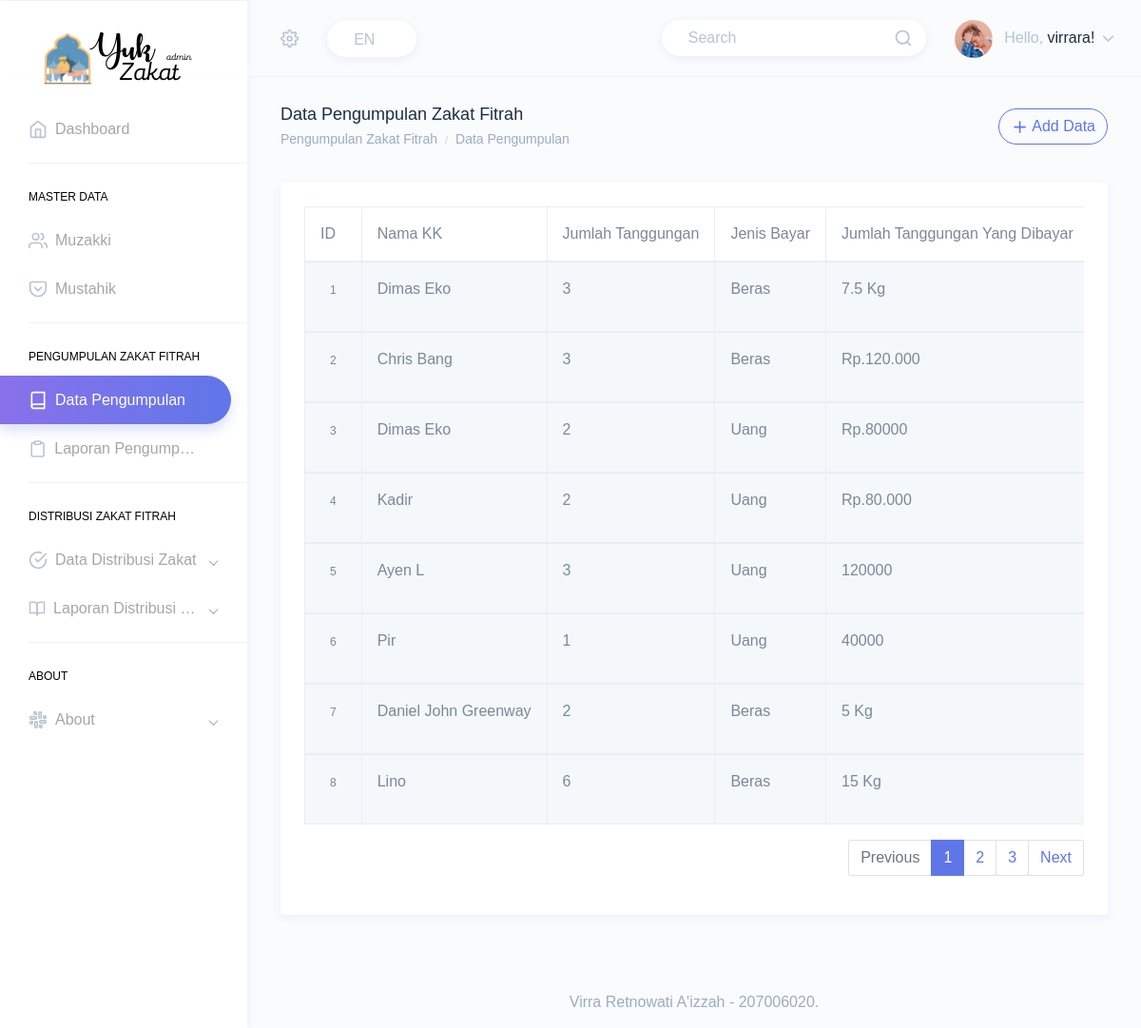
The page /html/pengumpulan-zakat.php (signed in) on the database its author committed.
### tables this page shows
CREATE TABLE `bayarzakat` (
  `id_zakat` int(11) NOT NULL,
  `nama_KK` varchar(100) NOT NULL,
  `jumlah_tanggungan` int(10) NOT NULL,
  `jenis_bayar` enum('Beras','Uang') NOT NULL,
  `jumlah_tanggunganyangdibayar` varchar(100) NOT NULL,
  `bayar_beras` float NOT NULL,
  `bayar_uang` int(11) NOT NULL
);

### html/pengumpulan-zakat.php (the view, shortened to what this page needs)
<!DOCTYPE html>
<html dir="ltr" lang="en">
<head>
    <link href="../dist/css/style.min.css" rel="stylesheet">
</head>
<body>
    <div id="main-wrapper" data-theme="light" data-layout="vertical" data-navbarbg="skin6" data-sidebartype="full" data-sidebar-position="fixed" data-header-position="fixed" data-boxed-layout="full">
        <header class="topbar" data-navbarbg="skin6">
            <nav class="navbar top-navbar navbar-expand-md">
                <div class="navbar-header" data-logobg="skin6">
                    <div class="navbar-brand">
                        <a href="\zakatfitrah/index.php">
                            <b class="logo-icon">
                                <img src="../assets/images/logo1.png" alt="homepage" class="dark-logo" />
                            </b>
                        </a>
                    </div>
                </div>
                <div class="navbar-collapse collapse" id="navbarSupportedContent">
                    <ul class="navbar-nav float-left mr-auto ml-3 pl-1">
                        <li class="nav-item dropdown">
                            <a class="nav-link dropdown-toggle" href="#" id="navbarDropdown" role="button"
                                data-toggle="dropdown" aria-haspopup="true" aria-expanded="false">
                                <i data-feather="settings" class="svg-icon"></i>
                            </a>
                        </li>
                        <li class="nav-item d-none d-md-block">
                            <a class="nav-link" href="javascript:void(0)">
                                <div class="customize-input">
                                    <select
                                        class="custom-select form-control bg-white custom-radius custom-shadow border-0">
                                        <option selected>EN</option>
                                    </select>
                                </div>
                            </a>
                        </li>
                    </ul>
                    <ul class="navbar-nav float-right">
                        <li class="nav-item d-none d-md-block">
                            <a class="nav-link" href="javascript:void(0)">
                                <form>
                                    <div class="customize-input">
                                        <input class="form-control custom-shadow custom-radius border-0 bg-white"
                                            type="search" placeholder="Search" aria-label="Search">
                                        <i class="form-control-icon" data-feather="search"></i>
                                    </div>
                                </form>
                            </a>
                        </li>
                        <li class="nav-item dropdown">
                            <a class="nav-link dropdown-toggle" href="javascript:void(0)" data-toggle="dropdown"
                                aria-haspopup="true" aria-expanded="false">
                                <img src="../assets/images/users/profile-pic.jpg" alt="user" class="rounded-circle"
                                    width="40">
                                <span class="ml-2 d-none d-lg-inline-block"><span>Hello,</span> <span
                                        class="text-dark"><?php echo "" . $_SESSION['username'] ."!". ""; ?></span> <i data-feather="chevron-down"
                                        class="svg-icon"></i></span>
                            </a>
                        </li>
                    </ul>
                </div>
            </nav>
        </header>
        <aside class="left-sidebar" data-sidebarbg="skin6">
            <div class="scroll-sidebar" data-sidebarbg="skin6">
                <nav class="sidebar-nav">
                    <ul id="sidebarnav">
                        <li class="sidebar-item"> <a class="sidebar-link sidebar-link" href="\zakatfitrah/index.php"
                                aria-expanded="false"><i data-feather="home" class="feather-icon"></i><span
                                    class="hide-menu">Dashboard</span></a></li>
                        <li class="list-divider"></li>
                        <li class="nav-small-cap"><span class="hide-menu">Master Data</span></li>
                        <li class="sidebar-item"> <a class="sidebar-link" href="muzakki.php"
                                aria-expanded="false"><i data-feather="users" class="feather-icon"></i><span
                                    class="hide-menu">Muzakki
                                </span></a>
                        </li>
                        <li class="sidebar-item"> <a class="sidebar-link sidebar-link" href="mustahik.php"
                                aria-expanded="false"><i data-feather="pocket" class="feather-icon"></i><span
                                    class="hide-menu">Mustahik</span></a>
                        </li>
                        <li class="list-divider"></li>
                        <li class="nav-small-cap"><span class="hide-menu">Pengumpulan Zakat Fitrah</span></li>
                        <li class="sidebar-item"> <a class="sidebar-link" href="pengumpulan-zakat.php"
                                aria-expanded="false"><i data-feather="book" class="feather-icon"></i><span
                                    class="hide-menu">Data Pengumpulan
                                </span></a>
                        </li>
                        <li class="sidebar-item"> <a class="sidebar-link" href="lap-pengumpulan.php"
                                aria-expanded="false"><i data-feather="clipboard" class="feather-icon"></i><span
                                    class="hide-menu">Laporan Pengumpulan
                                </span></a>
                        </li>
                        <li class="list-divider"></li>
                        <li class="nav-small-cap"><span class="hide-menu">Distribusi Zakat Fitrah</span></li>
                        <li class="sidebar-item"> <a class="sidebar-link has-arrow" href="javascript:void(0)"
                                aria-expanded="false"><i data-feather="check-circle" class="feather-icon"></i><span
                                    class="hide-menu">Data Distribusi Zakat</span></a>
                        </li>
                        <li class="sidebar-item"> <a class="sidebar-link has-arrow" href="javascript:void(0)"
                                aria-expanded="false"><i data-feather="book-open" class="feather-icon"></i><span
                                    class="hide-menu">Laporan Distribusi Zakat </span></a>
                        </li>
                        <li class="list-divider"></li>
                        <li class="nav-small-cap"><span class="hide-menu">About</span></li>
                        <li class="sidebar-item"> <a class="sidebar-link has-arrow" href="javascript:void(0)"
                                aria-expanded="false"><i data-feather="slack" class="feather-icon"></i><span
                                    class="hide-menu">About </span></a>
                        </li>
                    </ul>
                </nav>
            </div>
        </aside>
        <div class="page-wrapper">
            <div class="page-breadcrumb">
                <div class="row">
                    <div class="col-7 align-self-center">
                        <h4 class="page-title text-truncate text-dark font-weight-medium mb-1">Data Pengumpulan Zakat Fitrah</h4>
                        <div class="d-flex align-items-center">
                            <nav aria-label="breadcrumb">
                                <ol class="breadcrumb m-0 p-0">
                                    <li class="breadcrumb-item text-muted active" aria-current="page">Pengumpulan Zakat Fitrah</li>
                                    <li class="breadcrumb-item text-muted active" aria-current="page">Data Pengumpulan</li>
                                </ol>
                            </nav>
                        </div>
                    </div>
                    <div class="col-5 align-self-center">
                        <div>
                        <button type="button" class="btn btn-rounded btn-outline-primary float-right" data-toggle="modal" data-target="#add_data_Modal" name="insert" id="insert"><i data-feather="plus" class="svg-icon"></i> Add Data</button>
                        </div>
                    </div>
                </div>
            </div>
            <div class="container-fluid">
                <div class="row">
                    <div class="col-12">
                        <div class="card">
                            <div class="card-body">
                                <div id="bayar_table" class="table-responsive">
                                    <table id="zero_config" class="table table-striped table-bordered no-wrap">
                                        <thead>
                                            <tr>
                                                <th>ID</th>
                                                <th>Nama KK</th>
                                                <th>Jumlah Tanggungan</th>
                                                <th>Jenis Bayar</th>
                                                <th>Jumlah Tanggungan Yang Dibayar</th>
                                            </tr>
                                        </thead>
                                        <?php
                                        include "config.php";
                                        $no = 1;
                                        $query = mysqli_query($conn, 'SELECT * FROM bayarzakat');
                                        while ($data = mysqli_fetch_array($query)) {
                                        ?>
                                        <tbody>
                                            <tr>
                                                <td><span class="badge badge-light-warning"><?php echo $no++ ?></span></td>
                                                <td><a href="javascript:void(0)" class="font-weight-medium link"><?php echo $data['nama_KK'] ?></a></td>
                                                <td><a href="javascript:void(0)" class="font-bold link"><?php echo $data['jumlah_tanggungan'] ?></a></td>
                                                <td><a href="javascript:void(0)" class="font-bold link"><?php echo $data['jenis_bayar'] ?></a></td>
                                                <td><a href="javascript:void(0)" class="font-bold link"><?php echo $data['jumlah_tanggunganyangdibayar'] ?></a></td>
                                            </tr>
                                        </tbody>
                                        <?php } ?>
                                    </table>
                                    <ul class="pagination float-right">
                                        <li class="page-item disabled">
                                            <a class="page-link" href="#" tabindex="-1">Previous</a>
                                        </li>
                                        <li class="page-item active"><a class="page-link" href="#">1</a></li>
                                        <li class="page-item">
                                            <a class="page-link" href="#">2 <span class="sr-only">(current)</span></a>
                                        </li>
                                        <li class="page-item"><a class="page-link" href="#">3</a></li>
                                        <li class="page-item">
                                            <a class="page-link" href="#">Next</a>
                                        </li>
                                    </ul>
                                </div>
                            </div>
                        </div>
                    </div>
                </div>
            </div>
            <footer class="footer text-center text-muted">
                Virra Retnowati A'izzah - 207006020.
            </footer>
        </div>
    </div>
</body>
</html>

### rows shown on the page
bayarzakat: nama_KK "Dimas Eko", jumlah_tanggungan "3", jenis_bayar "Beras", jumlah_tanggunganyangdibayar "7.5 Kg"
bayarzakat: nama_KK "Chris Bang", jumlah_tanggungan "3", jenis_bayar "Beras", jumlah_tanggunganyangdibayar "Rp.120.000"
bayarzakat: nama_KK "Dimas Eko", jumlah_tanggungan "2", jenis_bayar "Uang", jumlah_tanggunganyangdibayar "Rp.80000"
bayarzakat: nama_KK "Kadir", jumlah_tanggungan "2", jenis_bayar "Uang", jumlah_tanggunganyangdibayar "Rp.80.000"
bayarzakat: nama_KK "Ayen L", jumlah_tanggungan "3", jenis_bayar "Uang", jumlah_tanggunganyangdibayar "120000"
bayarzakat: nama_KK "Pir", jumlah_tanggungan "1", jenis_bayar "Uang", jumlah_tanggunganyangdibayar "40000"
bayarzakat: nama_KK "Daniel John Greenway", jumlah_tanggungan "2", jenis_bayar "Beras", jumlah_tanggunganyangdibayar "5 Kg"
bayarzakat: nama_KK "Lino", jumlah_tanggungan "6", jenis_bayar "Beras", jumlah_tanggunganyangdibayar "15 Kg"

### other values the page prints
$_SESSION['username'] "virrara"
